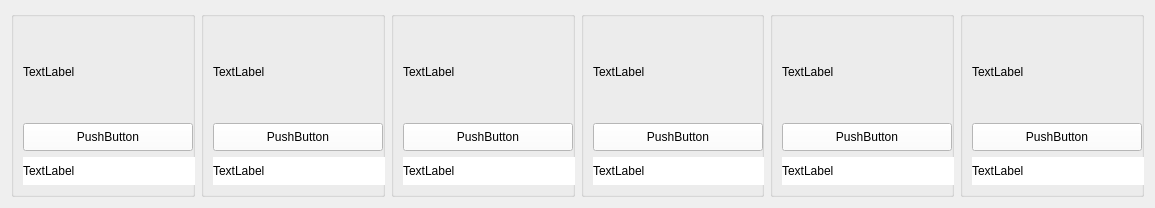
   <widget class="QWidget" name="scrollAreaWidgetContents_3">
    <property name="geometry">
     <rect>
      <x>0</x>
      <y>0</y>
      <width>1155</width>
      <height>208</height>
     </rect>
    </property>
    <layout class="QHBoxLayout" name="horizontalLayout_3">
     <item>
      <widget class="QGroupBox" name="groupBox_19">
       <property name="minimumSize">
        <size>
         <width>183</width>
         <height>100</height>
        </size>
       </property>
       <property name="title">
        <string/>
       </property>
       <layout class="QVBoxLayout" name="verticalLayout_22">
        <item>
         <widget class="QLabel" name="Danggeun_Product_Image_1">
          <property name="minimumSize">
           <size>
            <width>183</width>
            <height>92</height>
           </size>
          </property>
          <property name="text">
           <string>TextLabel</string>
          </property>
         </widget>
        </item>
        <item>
         <widget class="QPushButton" name="Danggeun_Product_Name_1">
          <property name="minimumSize">
           <size>
            <width>170</width>
            <height>28</height>
           </size>
          </property>
          <property name="styleSheet">
           <string notr="true">background-color: rgb(255, 255, 255)</string>
          </property>
          <property name="text">
           <string>PushButton</string>
          </property>
         </widget>
        </item>
        <item>
         <widget class="QLabel" name="Danggeun_Product_Price_1">
          <property name="minimumSize">
           <size>
            <width>183</width>
            <height>28</height>
           </size>
          </property>
          <property name="styleSheet">
           <string notr="true">background-color: rgb(255, 255, 255)</string>
          </property>
          <property name="text">
           <string>TextLabel</string>
          </property>
         </widget>
        </item>
       </layout>
      </widget>
     </item>
     <item>
      <widget class="QGroupBox" name="groupBox_20">
       <property name="minimumSize">
        <size>
         <width>183</width>
         <height>100</height>
        </size>
       </property>
       <property name="title">
        <string/>
       </property>
       <layout class="QVBoxLayout" name="verticalLayout_23">
        <item>
         <widget class="QLabel" name="Danggeun_Product_Image_2">
          <property name="minimumSize">
           <size>
            <width>183</width>
            <height>92</height>
           </size>
          </property>
          <property name="text">
           <string>TextLabel</string>
          </property>
         </widget>
        </item>
        <item>
         <widget class="QPushButton" name="Danggeun_Product_Name_2">
          <property name="minimumSize">
           <size>
            <width>170</width>
            <height>28</height>
           </size>
          </property>
          <property name="styleSheet">
           <string notr="true">background-color: rgb(255, 255, 255)</string>
          </property>
          <property name="text">
           <string>PushButton</string>
          </property>
         </widget>
        </item>
        <item>
         <widget class="QLabel" name="Danggeun_Product_Price_2">
          <property name="minimumSize">
           <size>
            <width>183</width>
            <height>28</height>
           </size>
          </property>
          <property name="styleSheet">
           <string notr="true">background-color: rgb(255, 255, 255)</string>
          </property>
          <property name="text">
           <string>TextLabel</string>
          </property>
         </widget>
        </item>
       </layout>
      </widget>
     </item>
     <item>
      <widget class="QGroupBox" name="groupBox_21">
       <property name="minimumSize">
        <size>
         <width>183</width>
         <height>100</height>
        </size>
       </property>
       <property name="title">
        <string/>
       </property>
       <layout class="QVBoxLayout" name="verticalLayout_24">
        <item>
         <widget class="QLabel" name="Danggeun_Product_Image_3">
          <property name="minimumSize">
           <size>
            <width>183</width>
            <height>92</height>
           </size>
          </property>
          <property name="text">
           <string>TextLabel</string>
          </property>
         </widget>
        </item>
        <item>
         <widget class="QPushButton" name="Danggeun_Product_Name_3">
          <property name="minimumSize">
           <size>
            <width>170</width>
            <height>28</height>
           </size>
          </property>
          <property name="styleSheet">
           <string notr="true">background-color: rgb(255, 255, 255)</string>
          </property>
          <property name="text">
           <string>PushButton</string>
          </property>
         </widget>
        </item>
        <item>
         <widget class="QLabel" name="Danggeun_Product_Price_3">
          <property name="minimumSize">
           <size>
            <width>183</width>
            <height>28</height>
           </size>
          </property>
          <property name="styleSheet">
           <string notr="true">background-color: rgb(255, 255, 255)</string>
          </property>
          <property name="text">
           <string>TextLabel</string>
          </property>
         </widget>
        </item>
       </layout>
      </widget>
     </item>
     <item>
      <widget class="QGroupBox" name="groupBox_22">
       <property name="minimumSize">
        <size>
         <width>183</width>
         <height>100</height>
        </size>
       </property>
       <property name="title">
        <string/>
       </property>
       <layout class="QVBoxLayout" name="verticalLayout_25">
        <item>
         <widget class="QLabel" name="Danggeun_Product_Image_4">
          <property name="minimumSize">
           <size>
            <width>183</width>
            <height>92</height>
           </size>
          </property>
          <property name="text">
           <string>TextLabel</string>
          </property>
         </widget>
        </item>
        <item>
         <widget class="QPushButton" name="Danggeun_Product_Name_4">
          <property name="minimumSize">
           <size>
            <width>170</width>
            <height>28</height>
           </size>
          </property>
          <property name="styleSheet">
           <string notr="true">background-color: rgb(255, 255, 255)</string>
          </property>
          <property name="text">
           <string>PushButton</string>
          </property>
         </widget>
        </item>
        <item>
         <widget class="QLabel" name="Danggeun_Product_Price_4">
          <property name="minimumSize">
           <size>
            <width>183</width>
            <height>28</height>
           </size>
          </property>
          <property name="styleSheet">
           <string notr="true">background-color: rgb(255, 255, 255)</string>
          </property>
          <property name="text">
           <string>TextLabel</string>
          </property>
         </widget>
        </item>
       </layout>
      </widget>
     </item>
     <item>
      <widget class="QGroupBox" name="groupBox_23">
       <property name="minimumSize">
        <size>
         <width>183</width>
         <height>100</height>
        </size>
       </property>
       <property name="title">
        <string/>
       </property>
       <layout class="QVBoxLayout" name="verticalLayout_26">
        <item>
         <widget class="QLabel" name="Danggeun_Product_Image_5">
          <property name="minimumSize">
           <size>
            <width>183</width>
            <height>92</height>
           </size>
          </property>
          <property name="text">
           <string>TextLabel</string>
          </property>
         </widget>
        </item>
        <item>
         <widget class="QPushButton" name="Danggeun_Product_Name_5">
          <property name="minimumSize">
           <size>
            <width>170</width>
            <height>28</height>
           </size>
          </property>
          <property name="styleSheet">
           <string notr="true">background-color: rgb(255, 255, 255)</string>
          </property>
          <property name="text">
           <string>PushButton</string>
          </property>
         </widget>
        </item>
        <item>
         <widget class="QLabel" name="Danggeun_Product_Price_5">
          <property name="minimumSize">
           <size>
            <width>183</width>
            <height>28</height>
           </size>
          </property>
          <property name="styleSheet">
           <string notr="true">background-color: rgb(255, 255, 255)</string>
          </property>
          <property name="text">
           <string>TextLabel</string>
          </property>
         </widget>
        </item>
       </layout>
      </widget>
     </item>
     <item>
      <widget class="QGroupBox" name="groupBox_24">
       <property name="minimumSize">
        <size>
         <width>183</width>
         <height>100</height>
        </size>
       </property>
       <property name="title">
        <string/>
       </property>
       <layout class="QVBoxLayout" name="verticalLayout_27">
        <item>
         <widget class="QLabel" name="Danggeun_Product_Image_6">
          <property name="minimumSize">
           <size>
            <width>183</width>
            <height>92</height>
           </size>
          </property>
          <property name="text">
           <string>TextLabel</string>
          </property>
         </widget>
        </item>
        <item>
         <widget class="QPushButton" name="Danggeun_Product_Name_6">
          <property name="minimumSize">
           <size>
            <width>170</width>
            <height>28</height>
           </size>
          </property>
          <property name="styleSheet">
           <string notr="true">background-color: rgb(255, 255, 255)</string>
          </property>
          <property name="text">
           <string>PushButton</string>
          </property>
         </widget>
        </item>
        <item>
         <widget class="QLabel" name="Danggeun_Product_Price_6">
          <property name="minimumSize">
           <size>
            <width>183</width>
            <height>28</height>
           </size>
          </property>
          <property name="styleSheet">
           <string notr="true">background-color: rgb(255, 255, 255)</string>
          </property>
          <property name="text">
           <string>TextLabel</string>
          </property>
         </widget>
        </item>
       </layout>
      </widget>
     </item>
    </layout>
   </widget>
